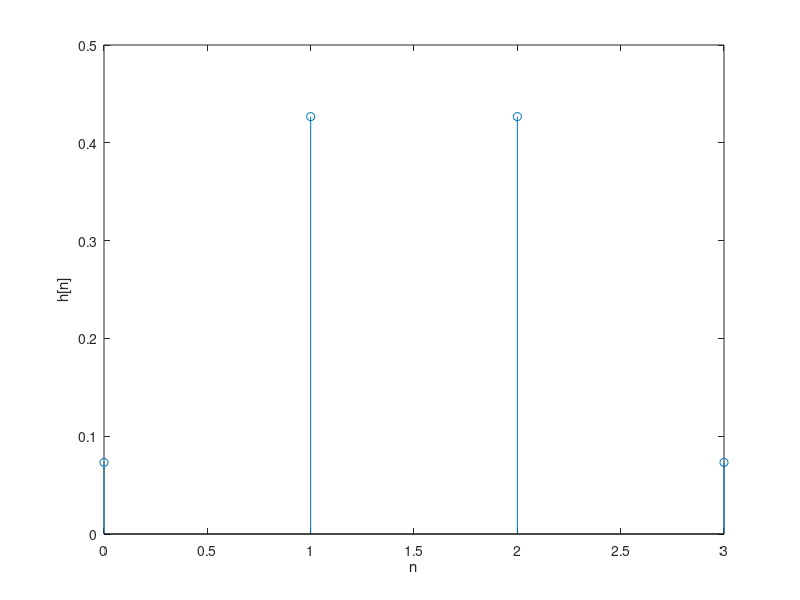

Here is the MATLAB script that generated this plot:
% ECE 503 HW 4 Problem 5

clearvars;
close all;
clc;

A = [2 2; 2*cos((3/2)*(pi/2)) 2*cos((1/2)*(pi/2))];
b = [1; 1/2];
hCoeff = inv(A)*b;


h = zeros(1, 4);
for i = 0:1
   h(i+1) = hCoeff(i+1);
   h(4-i) = h(i+1);
end

figure(1);
stem((0:1:length(h)-1), h)
xlabel('n');
ylabel('h[n]');


